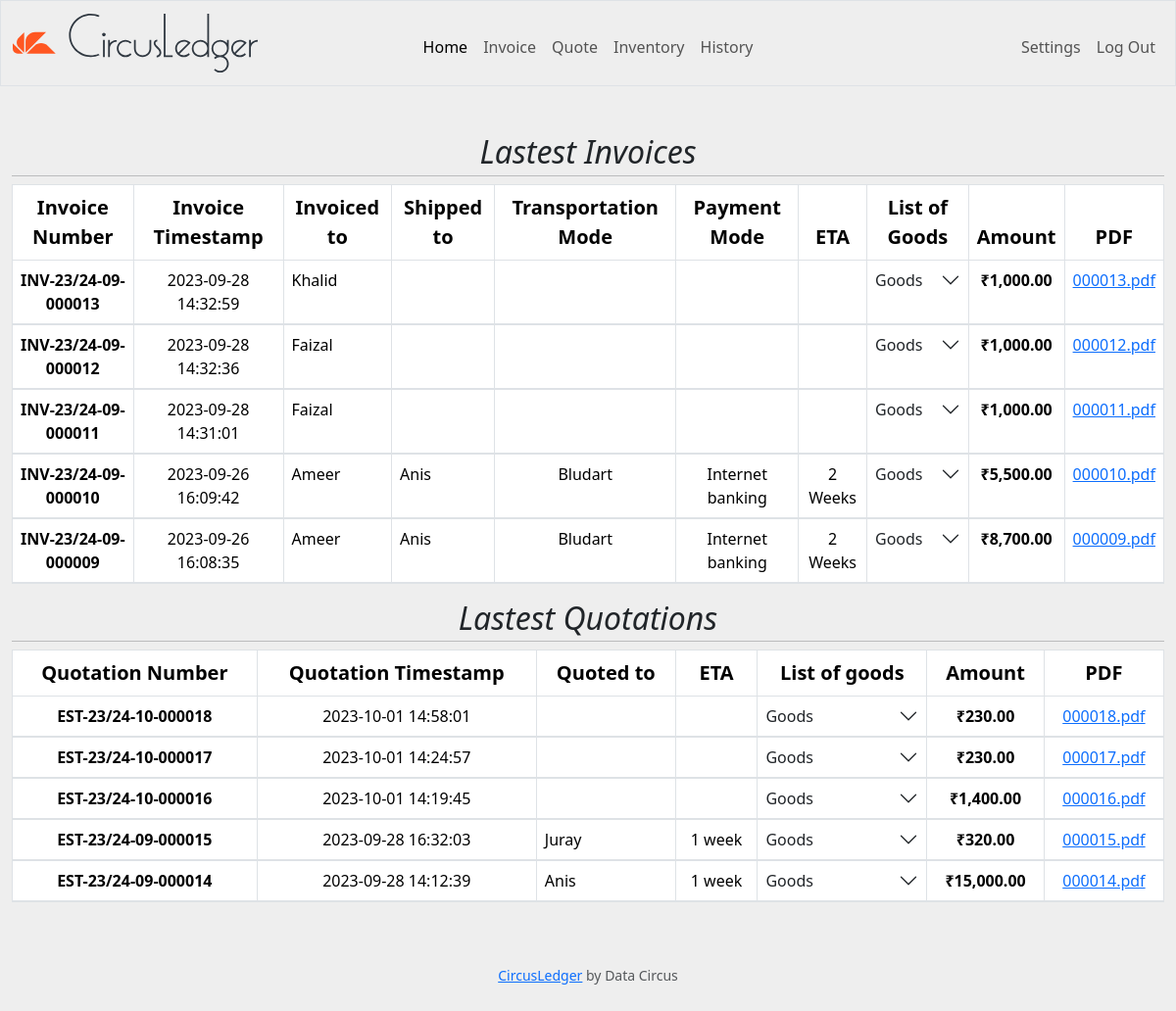
The page / (signed in) on the database its author committed.
### tables this page shows
CREATE TABLE "history" (
	"id"	INTEGER NOT NULL UNIQUE,
	"bill_num"	TEXT NOT NULL,
	"bill_timestamp"	TIMESTAMP DEFAULT CURRENT_TIMESTAMP,
	"type"	TEXT NOT NULL,
	"billed_to"	INTEGER,
	"shipped_to"	INTEGER,
	"transport"	TEXT,
	"payment"	TEXT,
	"eta"	TEXT,
	"amount"	REAL,
	"pdf"	BLOB,
	"company_id"	INTEGER NOT NULL,
	"user_id"	INTEGER NOT NULL,
	PRIMARY KEY("id" AUTOINCREMENT),
	FOREIGN KEY("company_id") REFERENCES "companies"("id"),
	FOREIGN KEY("shipped_to") REFERENCES "beneficiaries"("id"),
	FOREIGN KEY("billed_to") REFERENCES "beneficiaries"("id")
);

### app.py (the view)
@app.route("/")
@login_required
def index():
    def fetch_data(type):
        query = """
        SELECT
            h.id,
            CASE
                WHEN h.type = 'Invoice' THEN 'INV-' || h.bill_num
                ELSE 'EST-' || h.bill_num
            END AS bill_num,
            h.bill_timestamp,
            COALESCE(b1.name, '') AS billed_to,
            COALESCE(b2.name, '') AS shipped_to,
            h.transport,
            h.payment,
            h.eta,
            h.amount,
            json_group_array (
                json_object (
                    'descp',
                    g.descp,
                    'hsn_sac',
                    g.hsn_sac,
                    'uom',
                    g.uom,
                    'rate',
                    g.rate,
                    'gst',
                    g.gst,
                    'qty',
                    hg.qty
                )
            ) AS list_of_goods
        FROM
            history AS h
            LEFT JOIN beneficiaries AS b1 ON h.billed_to = b1.id
            LEFT JOIN beneficiaries AS b2 ON h.shipped_to = b2.id
            LEFT JOIN history_goods AS hg ON h.id = hg.history_id
            LEFT JOIN goods AS g ON hg.goods_id = g.id
        WHERE
            h.company_id = ?
            AND h.type = ?
        GROUP BY
            h.id,
            h.bill_num,
            h.bill_timestamp,
            billed_to,
            shipped_to,
            h.transport,
            h.payment,
            h.eta,
            h.amount
        ORDER BY
            h.id DESC
        LIMIT
            5;
        """
        result = db.execute(query, session["company_id"], type)
        return result
    invoice_list = fetch_data("Invoice")
    quotation_list = fetch_data("Quotation")
    for item in invoice_list + quotation_list:
        item["list_of_goods"] = json.loads(item["list_of_goods"])
    return render_template(
        "index.html",
        invoice_list=invoice_list,
        quotation_list=quotation_list,
        homenav=activepage,
    )

### app.py (called while the page is built)
@app.after_request
def after_request(response):
    response.headers["Cache-Control"] = "no-cache, no-store, must-revalidate"
    response.headers["Expires"] = 0
    response.headers["Pragma"] = "no-cache"
    return response

### helpers.py (called while the page is built)
def login_required(f):
    @wraps(f)
    def decorated_function(*args, **kwargs):
        if session.get("user_id") is None:
            return redirect("/login")
        if session.get("company_id") is None:
            return redirect("/compregister")
        return f(*args, **kwargs)
    return decorated_function

def inr(value):
    if value:
        return f"₹{value:,.2f}"

### templates/index.html (shortened to what this page needs)
{% extends "layout.html" %} {% block title %} Home {% endblock %} {% block main %}
<div class="flex-grow-1 container-fluid d-flex flex-column justify-content-around text-center" id="home">
	<div class="row row-cols-1 g-0">
		<div class="col">
			<h2 class="mb-0 fst-italic">Lastest Invoices</h2>
			<hr class="mt-1 mb-2" />
		</div>
		<div class="col table-responsive">
			<table class="table table-bordered">
				<thead>
					<tr>
						<th scope="col" class="fs-5">Invoice Number</th>
						<th scope="col" class="fs-5">Invoice Timestamp</th>
						<th scope="col" class="fs-5">Invoiced to</th>
						<th scope="col" class="fs-5">Shipped to</th>
						<th scope="col" class="fs-5">Transportation Mode</th>
						<th scope="col" class="fs-5">Payment Mode</th>
						<th scope="col" class="fs-5">ETA</th>
						<th scope="col" class="fs-5">List of Goods</th>
						<th scope="col" class="fs-5">Amount</th>
						<th scope="col" class="fs-5">PDF</th>
					</tr>
				</thead>
				<tbody>
					{% for invoice in invoice_list %}
					<tr>
						<th scope="row">{{ invoice.bill_num }}</th>
						<td>{{ invoice.bill_timestamp }}</td>
						<td class="text-start">{{ invoice.billed_to }}</td>
						<td class="text-start">{{ invoice.shipped_to }}</td>
						<td>{{ invoice.transport }}</td>
						<td>{{ invoice.payment }}</td>
						<td>{{ invoice.eta }}</td>
						<td class="p-0">
							<div class="accordion accordion-flush">
								<button
									class="accordion-button collapsed p-2"
									type="button"
									data-bs-toggle="collapse"
									data-bs-target="#invoice{{ loop.index }}"
									aria-expanded="false"
									aria-controls="invoice{{ loop.index }}">
									Goods
								</button>
							</div>
						</td>
						<td class="fw-bold">{{ invoice.amount | inr }}</td>
						<td>
							<a href="{{ url_for('download_pdf', pdf_id=invoice.id) }}"
								>{{ "%s%s" % (invoice.bill_num[-6:], ".pdf") }}</a
							>
						</td>
					</tr>
					<tr>
						<td colspan="10" class="p-0">
						</td>
					</tr>
					{% endfor %}
				</tbody>
			</table>
		</div>
	</div>
	<div class="row row-cols-1 g-0">
		<div class="col">
			<h2 class="mb-0 fst-italic">Lastest Quotations</h2>
			<hr class="mt-1 mb-2" />
		</div>
		<div class="col table-responsive">
			<table class="table table-bordered">
				<thead>
					<tr>
						<th scope="col" class="fs-5">Quotation Number</th>
						<th scope="col" class="fs-5">Quotation Timestamp</th>
						<th scope="col" class="fs-5">Quoted to</th>
						<th scope="col" class="fs-5">ETA</th>
						<th scope="col" class="fs-5">List of goods</th>
						<th scope="col" class="fs-5">Amount</th>
						<th scope="col" class="fs-5">PDF</th>
					</tr>
				</thead>
				<tbody>
					{% for quotation in quotation_list %}
					<tr>
						<th scope="row">{{ quotation.bill_num }}</th>
						<td>{{ quotation.bill_timestamp }}</td>
						<td class="text-start">{{ quotation.billed_to }}</td>
						<td>{{ quotation.eta }}</td>
						<td class="p-0">
							<div class="accordion accordion-flush">
								<button
									class="accordion-button collapsed p-2"
									type="button"
									data-bs-toggle="collapse"
									data-bs-target="#quote{{ loop.index }}"
									aria-expanded="false"
									aria-controls="quote{{ loop.index }}">
									Goods
								</button>
							</div>
						</td>
						<td class="fw-bold">{{ quotation.amount | inr }}</td>
						<td>
							<a href="{{ url_for('download_pdf', pdf_id=quotation.id) }}"
								>{{ "%s%s" % (quotation.bill_num[-6:], ".pdf") }}</a
							>
						</td>
					</tr>
					<tr>
						<td colspan="7" class="p-0">
						</td>
					</tr>
					{% endfor %}
				</tbody>
			</table>
		</div>
	</div>
</div>
{% endblock %}

### templates/layout.html (shortened to what this page needs)
<!DOCTYPE html>
<html lang="en">
	<head>
		<link
			href="https://cdn.jsdelivr.net/npm/bootstrap@5.3.2/dist/css/bootstrap.min.css"
			rel="stylesheet"
 />
		<link href="/static/styles.css" rel="stylesheet" />
	</head>
	<body class="min-vh-100 d-flex flex-column">
		<nav class="navbar navbar-expand-md border">
			<div class="container-fluid">
				<a class="navbar-brand me-0" href="/">
					<img src="/static/dc_logo_cl_text_minprecise.svg" alt="CircusLedger" />
				</a>
				<div class="collapse navbar-collapse" id="nav-bar">
					{% if session["user_id"] and session["company_id"] %}
					<div class="navbar-nav mx-auto mt-2">
						<a class="nav-link{{ homenav }}" href="/">Home</a>
						<a class="nav-link{{ invoicenav }}" href="/invoice">Invoice</a>
						<a class="nav-link{{ quotenav }}" href="/quote">Quote</a>
						<a class="nav-link{{ inventorynav }}" href="/inventory">Inventory</a>
						<a class="nav-link{{ historynav }}" href="/history">History</a>
					</div>
					<div class="navbar-nav mt-2 justify-content-end" id="nav-bar-end">
						<a class="nav-link{{ settingsnav }}" href="/settings">Settings</a>
						<a class="nav-link" href="/logout">Log Out</a>
					</div>
					{% else %}
					<div class="navbar-nav ms-auto mt-2">
						<a class="nav-link{{ registernav }}" href="/register">Register</a>
						<a class="nav-link{{ loginnav }}" href="/login">Login</a>
					</div>
					{% endif %}
				</div>
			</div>
		</nav>
		<main class="py-5 flex-grow-1 d-flex">{% block main %}{% endblock %}</main>
		<footer class="mb-5 small text-center text-body-secondary"><a href="/">CircusLedger</a> by Data Circus</footer>
	</body>
</html>

### static/styles.css (style rules this page uses)
body { background-color: #eeeeee; }
@media (min-width: 992px) { #nav-bar-end { width: 250px; } }
.navbar-brand { width: 250px; }

### rows shown on the page
history: bill_num "INV-23/24-09-000013", bill_timestamp "2023-09-28 14:32:59", billed_to "Khalid", amount|inr "₹1,000.00", bill_num "000013.pdf"
history: bill_num "INV-23/24-09-000012", bill_timestamp "2023-09-28 14:32:36", billed_to "Faizal", amount|inr "₹1,000.00", bill_num "000012.pdf"
history: bill_num "INV-23/24-09-000011", bill_timestamp "2023-09-28 14:31:01", billed_to "Faizal", amount|inr "₹1,000.00", bill_num "000011.pdf"
history: bill_num "INV-23/24-09-000010", bill_timestamp "2023-09-26 16:09:42", billed_to "Ameer", shipped_to "Anis", transport "Bludart", payment "Internet banking", eta "2 Weeks", amount|inr "₹5,500.00", bill_num "000010.pdf"
history: bill_num "INV-23/24-09-000009", bill_timestamp "2023-09-26 16:08:35", billed_to "Ameer", shipped_to "Anis", transport "Bludart", payment "Internet banking", eta "2 Weeks", amount|inr "₹8,700.00", bill_num "000009.pdf"
history: bill_num "EST-23/24-10-000018", bill_timestamp "2023-10-01 14:58:01", amount|inr "₹230.00", bill_num "000018.pdf"
history: bill_num "EST-23/24-10-000017", bill_timestamp "2023-10-01 14:24:57", amount|inr "₹230.00", bill_num "000017.pdf"
history: bill_num "EST-23/24-10-000016", bill_timestamp "2023-10-01 14:19:45", amount|inr "₹1,400.00", bill_num "000016.pdf"
history: bill_num "EST-23/24-09-000015", bill_timestamp "2023-09-28 16:32:03", billed_to "Juray", eta "1 week", amount|inr "₹320.00", bill_num "000015.pdf"
history: bill_num "EST-23/24-09-000014", bill_timestamp "2023-09-28 14:12:39", billed_to "Anis", eta "1 week", amount|inr "₹15,000.00", bill_num "000014.pdf"
